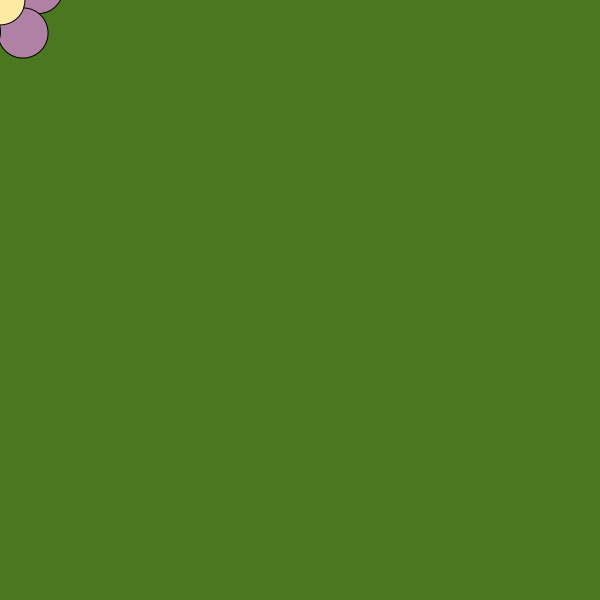
Frame 1 (no input)
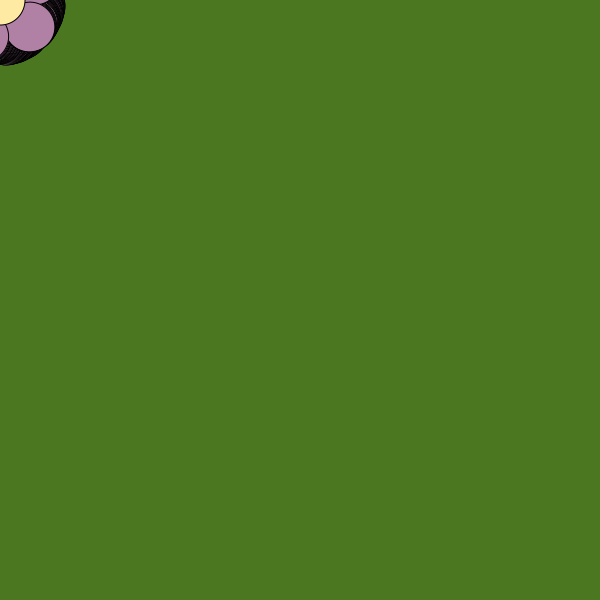
Frame 60 (the mouse pressed at the canvas centre just before this capture)
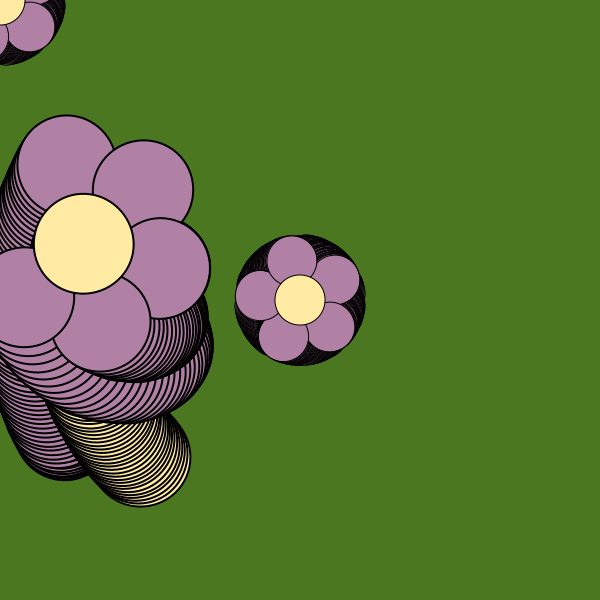
Frame 120 (the mouse held since frame 60 and released just before this capture)

The Processing sketch that drew these frames (run headless with seeded random() and noise(); from frame 60 on, the mouse is pressed at the canvas centre):

// Processing sketch: HW2
// ── HW2.pde
int x, y; 
int size; 

void setup(){
  size(600, 600); 
  background(76, 119, 33);
  smooth();
  frameRate(8);
  
  x = 200; 
  y = 200; 
}

void draw(){
  translate(mouseX, mouseY);
  
  //first petal
  fill(176, 129, 165);
  rotate(radians(frameCount + mouseX));
  ellipse(0, -40, 50, 50);
  
  //second petal
  rotate(radians(72));
  ellipse(0,-40, 50, 50);
  
  //third petal
  rotate(radians(72));
  ellipse(0, -40, 50, 50);
  
  //fourth petal
  rotate(radians(72));
  ellipse(0, -40, 50, 50);
  
  //fifth petal
  rotate(radians(72));
  ellipse(0, -40, 50, 50);
  
  //center circle
  fill(255, 234, 163);
  ellipse(0, 0, 50, 50);
  
  
  pushMatrix(); 
  translate(-200, -100); 
  scale(2.0);
  //first petal
  fill(176, 129, 165);
  ellipse(0, -40, 50, 50);
  //second petal
  rotate(radians(frameCount + mouseX));
  ellipse(0,-40, 50, 50);
  //third petal
  rotate(radians(frameCount + mouseX));
  ellipse(0, -40, 50, 50);
  //fourth petal
  rotate(radians(frameCount + mouseX));
  ellipse(0, -40, 50, 50);
  //fifth petal
  rotate(radians(frameCount + mouseX));
  ellipse(0, -40, 50, 50);
  //center circle
  fill(255, 234, 163);
  ellipse(0, 0, 50, 50);
  popMatrix();   
}
